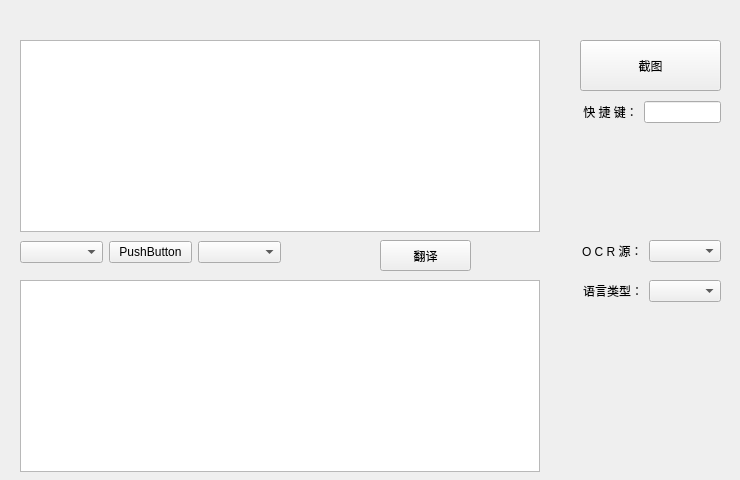
<?xml version="1.0" encoding="UTF-8"?>
<ui version="4.0">
 <class>Form</class>
 <widget class="QWidget" name="Form">
  <property name="geometry">
   <rect>
    <x>0</x>
    <y>0</y>
    <width>740</width>
    <height>480</height>
   </rect>
  </property>
  <property name="windowTitle">
   <string>Form</string>
  </property>
  <widget class="QPushButton" name="pushButton_2">
   <property name="geometry">
    <rect>
     <x>380</x>
     <y>240</y>
     <width>91</width>
     <height>31</height>
    </rect>
   </property>
   <property name="text">
    <string>翻译</string>
   </property>
  </widget>
  <widget class="QPushButton" name="pushButton_3">
   <property name="geometry">
    <rect>
     <x>580</x>
     <y>40</y>
     <width>141</width>
     <height>51</height>
    </rect>
   </property>
   <property name="text">
    <string>截图</string>
   </property>
  </widget>
  <widget class="QWidget" name="">
   <property name="geometry">
    <rect>
     <x>20</x>
     <y>240</y>
     <width>261</width>
     <height>25</height>
    </rect>
   </property>
   <layout class="QHBoxLayout" name="horizontalLayout">
    <item>
     <widget class="QComboBox" name="comboBox"/>
    </item>
    <item>
     <widget class="QPushButton" name="pushButton">
      <property name="text">
       <string>PushButton</string>
      </property>
     </widget>
    </item>
    <item>
     <widget class="QComboBox" name="comboBox_2"/>
    </item>
   </layout>
  </widget>
  <widget class="QWidget" name="">
   <property name="geometry">
    <rect>
     <x>580</x>
     <y>240</y>
     <width>141</width>
     <height>22</height>
    </rect>
   </property>
   <layout class="QHBoxLayout" name="horizontalLayout_2">
    <item alignment="Qt::AlignRight">
     <widget class="QLabel" name="label">
      <property name="text">
       <string>O C R 源：</string>
      </property>
     </widget>
    </item>
    <item>
     <widget class="QComboBox" name="comboBox_3"/>
    </item>
   </layout>
  </widget>
  <widget class="QWidget" name="">
   <property name="geometry">
    <rect>
     <x>580</x>
     <y>280</y>
     <width>141</width>
     <height>22</height>
    </rect>
   </property>
   <layout class="QHBoxLayout" name="horizontalLayout_3">
    <item alignment="Qt::AlignRight">
     <widget class="QLabel" name="label_2">
      <property name="text">
       <string>语言类型：</string>
      </property>
     </widget>
    </item>
    <item>
     <widget class="QComboBox" name="comboBox_4"/>
    </item>
   </layout>
  </widget>
  <widget class="QWidget" name="">
   <property name="geometry">
    <rect>
     <x>580</x>
     <y>101</y>
     <width>141</width>
     <height>22</height>
    </rect>
   </property>
   <layout class="QHBoxLayout" name="horizontalLayout_4">
    <item alignment="Qt::AlignRight">
     <widget class="QLabel" name="label_3">
      <property name="text">
       <string> 快 捷 键：</string>
      </property>
     </widget>
    </item>
    <item>
     <widget class="QLineEdit" name="lineEdit"/>
    </item>
   </layout>
  </widget>
  <widget class="QTextBrowser" name="textBrowser_2">
   <property name="geometry">
    <rect>
     <x>20</x>
     <y>280</y>
     <width>520</width>
     <height>192</height>
    </rect>
   </property>
  </widget>
  <widget class="QTextEdit" name="textEdit">
   <property name="geometry">
    <rect>
     <x>20</x>
     <y>40</y>
     <width>520</width>
     <height>192</height>
    </rect>
   </property>
  </widget>
 </widget>
 <resources/>
 <connections/>
</ui>
